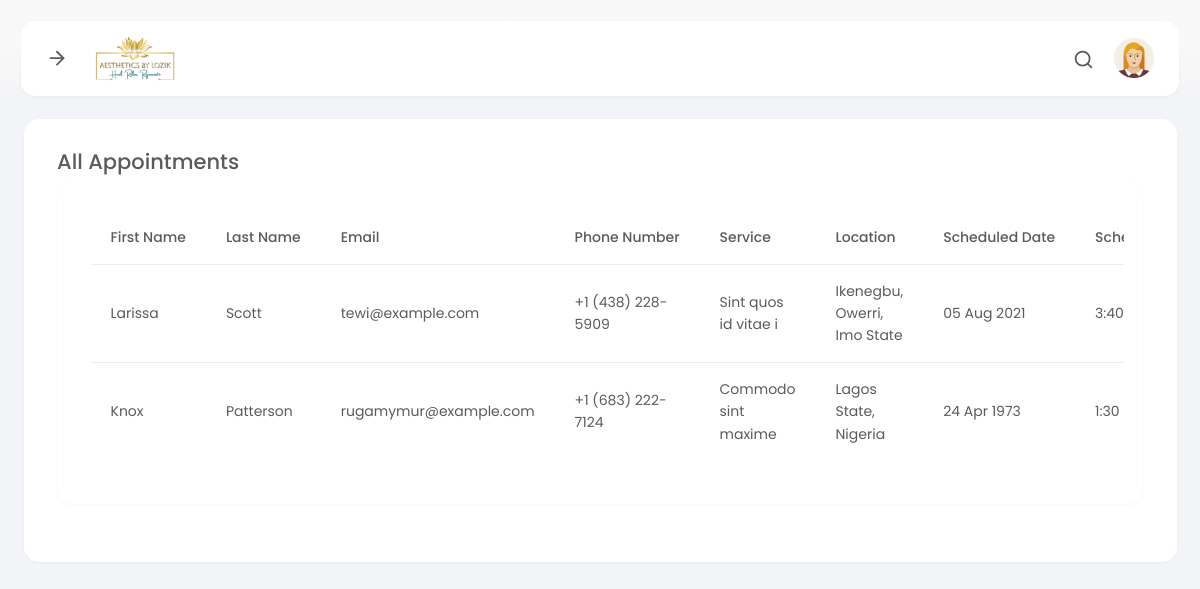
Screenshot of /manager/appointments.php (signed in) with the database file from the repository.
### tables this page shows
CREATE TABLE `appointments` (
  `id` int(11) NOT NULL,
  `userid` varchar(20) NOT NULL,
  `fname` varchar(100) NOT NULL,
  `lname` varchar(100) NOT NULL,
  `email` varchar(255) NOT NULL,
  `phone` varchar(50) NOT NULL,
  `service_id` int(11) NOT NULL,
  `location` varchar(255) NOT NULL,
  `date` date NOT NULL,
  `time` varchar(20) NOT NULL,
  `price` float NOT NULL,
  `created_at` datetime NOT NULL DEFAULT current_timestamp()
);

CREATE TABLE `services` (
  `id` int(11) NOT NULL,
  `title` varchar(255) NOT NULL,
  `price` float NOT NULL,
  `category_id` int(11) NOT NULL,
  `created_at` datetime NOT NULL DEFAULT current_timestamp()
);

### manager/appointments.php (the view, shortened to what this page needs)
<?php
include_once "../config.php";
if (isset($s)) {
  $getAppointment = mysqli_query($conn, "SELECT a.*, s.title FROM `appointments` as a JOIN `services` as s ON a.service_id = s.id WHERE (a.fname LIKE '%$s%') OR (a.lname LIKE '%$s%') OR (a.email LIKE '%$s%') OR (s.title LIKE '%$s%') ORDER BY a.id DESC");
} else {
  $getAppointment = mysqli_query($conn, "SELECT a.*, s.title FROM `appointments` as a JOIN `services` as s ON a.service_id = s.id ORDER BY a.id DESC");
}
?>
<!DOCTYPE html>
<html lang="en">
<head>
  <link href="assets/plugins/bootstrap/css/bootstrap.min.css" rel="stylesheet">
  <link href="assets/plugins/font-awesome/css/all.min.css" rel="stylesheet">
  <link href="assets/plugins/perfectscroll/perfect-scrollbar.css" rel="stylesheet">
  <link href="assets/css/main.min.css" rel="stylesheet">
  <link href="assets/css/custom.css" rel="stylesheet">
</head>
<body>
  <div class="page-container">
    <?php include("components/menu.php"); ?>
    <div class="page-content">
      <div class="main-wrapper">
        <div class="row">
          <div class="col">
            <div class="card">
              <div class="card-body">
                <div class="row">
                  <div class="col-8">
                    <h4>All Appointments</h4>
                  </div>
                </div>
                <div class="row">
                  <div class="col">
                    <div class="card">
                      <div class="card-body">
                        <div class="row">
                          <div class="table-responsive">
                            <table class="table invoice-table">
                              <thead>
                                <tr class="text-nowrap">
                                  <th scope="col">First Name</th>
                                  <th scope="col">Last Name</th>
                                  <th scope="col">Email</th>
                                  <th scope="col">Phone Number</th>
                                  <th scope="col">Service</th>
                                  <th scope="col">Location</th>
                                  <th scope="col">Scheduled Date</th>
                                  <th scope="col">Scheduled Time</th>
                                </tr>
                              </thead>
                              <tbody>
                                <?php
                                if (mysqli_num_rows($getAppointment) > 0) {
                                  $items = mysqli_fetch_all($getAppointment, MYSQLI_ASSOC);
                                  foreach ($items as $item) {
                                    ?>
                                    <tr>
                                      <td><?= $item["fname"]; ?></td>
                                      <td><?= $item["lname"]; ?></td>
                                      <td><?= $item["email"]; ?></td>
                                      <td><?= $item["phone"]; ?></td>
                                      <td><?= $item["title"]; ?></td>
                                      <td><?= $item["location"]; ?></td>
                                      <td class="text-nowrap"><?= date("d M Y", strtotime($item["date"])); ?></td>
                                      <td class="text-nowrap"><?= $item["time"]; ?></td>
                                    </tr>
                                    <?php
                                  }
                                }
                                ?>
                              </tbody>
                            </table>
                          </div>
                        </div>
                      </div>
                    </div>
                  </div>
                </div>
              </div>
            </div>
          </div>
        </div>
      </div>
    </div>
  </div>
</body>
</html>

### rows the page displays
appointments: fname "Larissa", lname "Scott", email "tewi@example.com", phone "+1 (438) 228-5909", service.title "Sint quos id vitae i", location "Ikenegbu, Owerri, Imo State", date "05 Aug 2021", time "3:40…"
appointments: fname "Knox", lname "Patterson", email "rugamymur@example.com", phone "+1 (683) 222-7124", service.title "Commodo sint maxime", location "Lagos State, Nigeria", date "24 Apr 1973", time "1:30…"
